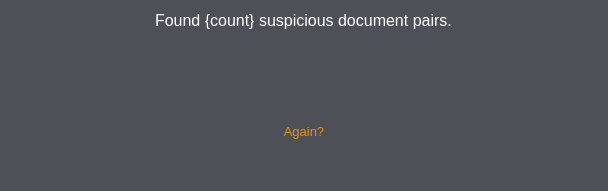
<?xml version="1.0" encoding="UTF-8"?>
<ui version="4.0">
    <class>results_widget</class>
    <widget class="QWidget" name="results_widget">
        <property name="geometry">
            <rect>
                <x>0</x>
                <y>0</y>
                <width>608</width>
                <height>191</height>
            </rect>
        </property>
        <property name="windowTitle">
            <string>Form</string>
        </property>
        <property name="styleSheet">
            <string notr="true">background-color: rgb(77, 80, 87);</string>
        </property>
        <layout class="QVBoxLayout" name="verticalLayout">
            <item alignment="Qt::AlignHCenter">
                <widget class="QLabel" name="doc_pairs_label">
                    <property name="styleSheet">
                        <string notr="true">color: rgb(255, 255, 255);
                            font-size: 12pt;
                            margin-bottom: 10;
                        </string>
                    </property>
                    <property name="text">
                        <string>Found {count} suspicious document pairs.</string>
                    </property>
                </widget>
            </item>
            <item alignment="Qt::AlignHCenter|Qt::AlignTop">
                <widget class="QTableView" name="results_table">
                    <property name="frameShape">
                        <enum>QFrame::NoFrame</enum>
                    </property>
                    <property name="sizeAdjustPolicy">
                        <enum>QAbstractScrollArea::AdjustToContents</enum>
                    </property>
                    <property name="editTriggers">
                        <set>QAbstractItemView::NoEditTriggers</set>
                    </property>
                    <property name="tabKeyNavigation">
                        <bool>true</bool>
                    </property>
                    <property name="selectionMode">
                        <enum>QAbstractItemView::SingleSelection</enum>
                    </property>
                    <property name="selectionBehavior">
                        <enum>QAbstractItemView::SelectRows</enum>
                    </property>
                    <attribute name="horizontalHeaderStretchLastSection">
                        <bool>false</bool>
                    </attribute>
                    <attribute name="verticalHeaderVisible">
                        <bool>false</bool>
                    </attribute>
                </widget>
            </item>
            <item alignment="Qt::AlignHCenter|Qt::AlignTop">
                <widget class="QPushButton" name="again_button_res">
                    <property name="sizePolicy">
                        <sizepolicy hsizetype="Preferred" vsizetype="Preferred">
                            <horstretch>0</horstretch>
                            <verstretch>0</verstretch>
                        </sizepolicy>
                    </property>
                    <property name="font">
                        <font>
                            <pointsize>10</pointsize>
                        </font>
                    </property>
                    <property name="styleSheet">
                        <string notr="true">QPushButton {
                            color: #f28d01;
                            }

                            :hover{
                            color: #b56900;
                            }
                        </string>
                    </property>
                    <property name="text">
                        <string>Again?</string>
                    </property>
                    <property name="flat">
                        <bool>true</bool>
                    </property>
                </widget>
            </item>
            <item>
                <spacer name="again_bottom_spacer_res">
                    <property name="orientation">
                        <enum>Qt::Vertical</enum>
                    </property>
                    <property name="sizeHint" stdset="0">
                        <size>
                            <width>20</width>
                            <height>65</height>
                        </size>
                    </property>
                </spacer>
            </item>
        </layout>
    </widget>
    <resources/>
    <connections/>
</ui>
